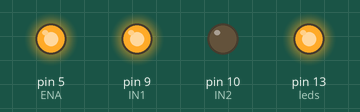
Recording of a sketch running on a simulated Arduino Uno, built with avr-gcc and run on an emulated ATmega328P. Shown: output pins drawn as LEDs (lit = HIGH).

Above: at 0.1 s.
Timing chart, 0 to 1.6 s (numbered marks = the images above):
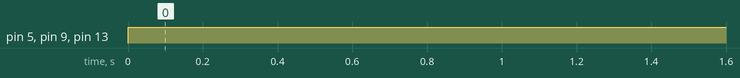

The sketch:

phineasandferb.ino
```cpp
int ENA = 5;  // PWM Speed Pin
int IN1 = 9; // Direction Pin 1
int IN2 = 10; // Direction Pin 2
int leds = 13; // leds on Pin 13

void setup() {
  pinMode(ENA, OUTPUT);
  pinMode(IN1, OUTPUT);
  pinMode(IN2, OUTPUT);
  pinMode(leds, OUTPUT);
}

void loop() {
  // Rotate Forward at Full Speed
  digitalWrite(IN1, HIGH);
  digitalWrite(IN2, LOW);
  analogWrite(ENA, 255); // Max Speed (0-255)
  digitalWrite(leds, HIGH);
  delay(3000); // Run for 3 seconds

  // digitalWrite(IN1, LOW);
  // digitalWrite(IN2, HIGH);
  // analogWrite(ENA, 255);
  // delay(1000);
}
```

Measured:
- by itself, pin 5 (ENA), pin 9 (IN1), pin 13 (leds): LOW → HIGH at 0.00 s
